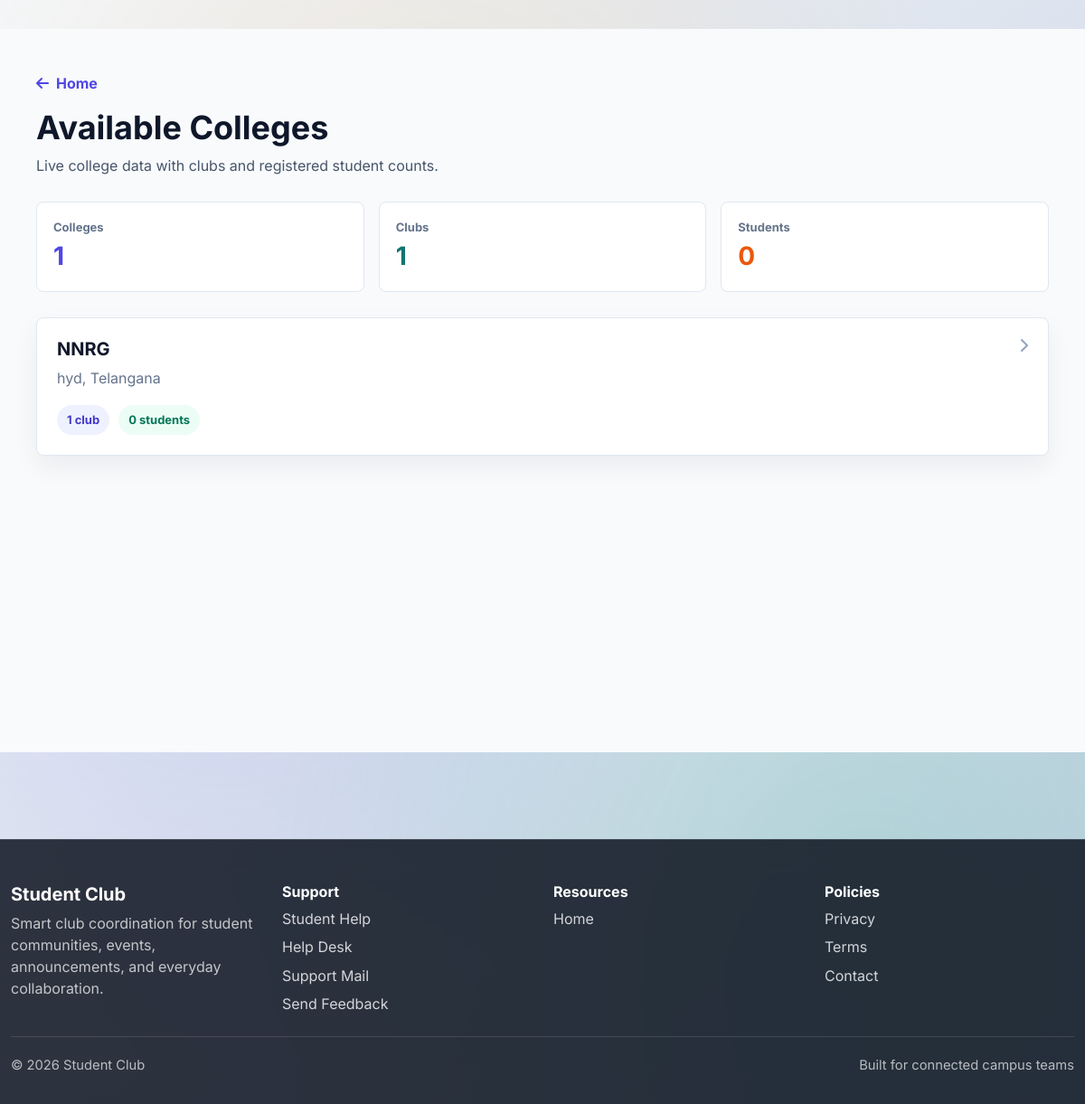
/colleges/, run on an earlier commit of the app's database.
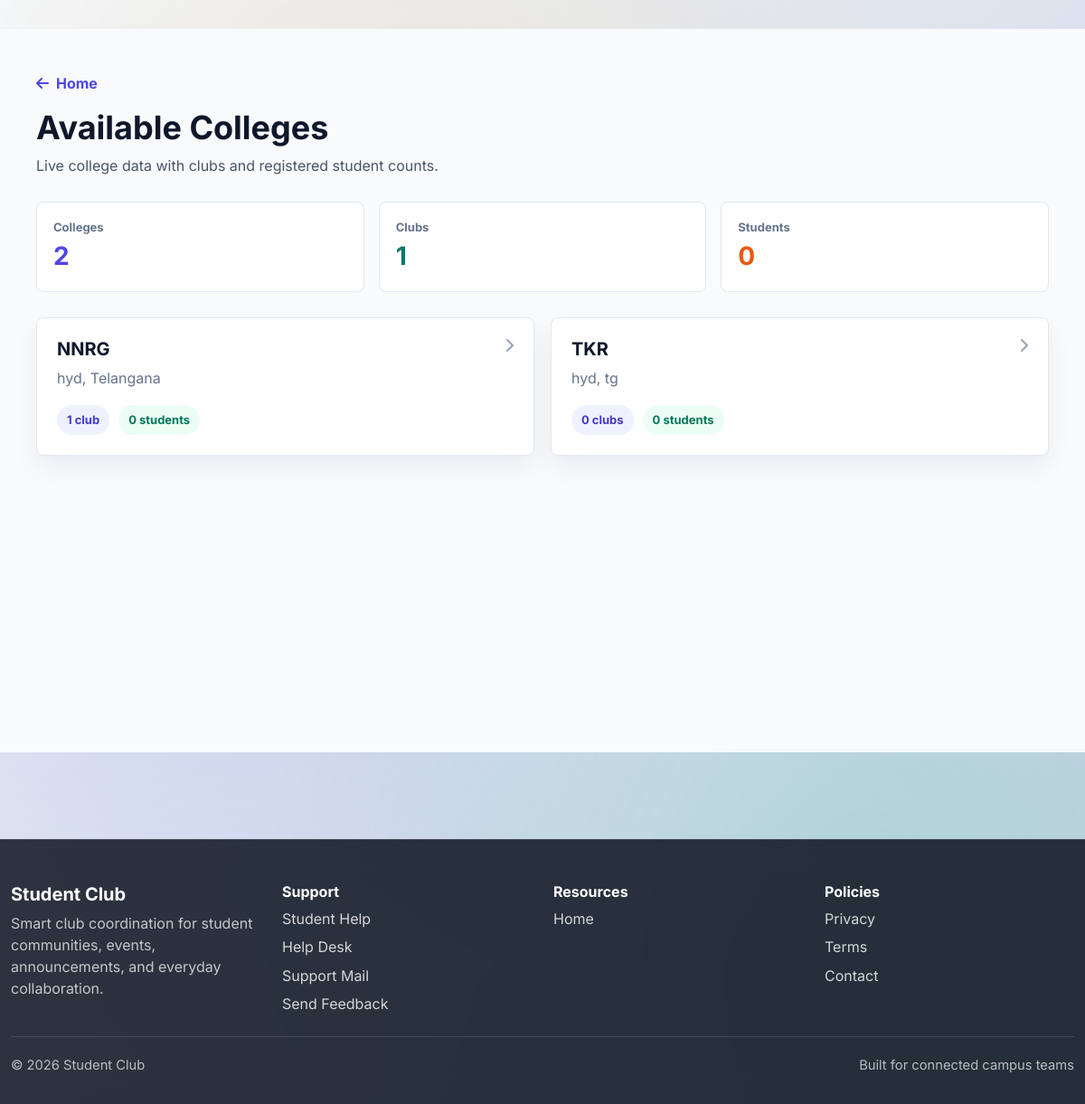
And on a later commit of the database.
### mainpage/models.py (models this page shows, shortened)
class College(models.Model):
    name = models.CharField(max_length=200, unique=True)
    email = models.EmailField(unique=True)
    admin_name = models.CharField(max_length=150)
    phone = models.CharField(max_length=15)
    address = models.TextField()
    city = models.CharField(max_length=100)
    state = models.CharField(max_length=100)
    pincode = models.CharField(max_length=10)
    registration_number = models.CharField(max_length=100, unique=True)
    is_verified = models.BooleanField(default=False)
    created_at = models.DateTimeField(auto_now_add=True)
    updated_at = models.DateTimeField(auto_now=True)
    class Meta:
        ordering = ['name']

### mainpage/views.py (the view)
# urls.py: path('colleges/', public_colleges, name='public_colleges'),
def public_colleges(request):
    colleges = College.objects.annotate(
        club_count=Count('clubs', distinct=True),
        student_count=Count('clubs__students', distinct=True),
    ).order_by('name')
    return render(request, 'mainpage/public_colleges.html', {
        'colleges': colleges,
        'stats': {
            'colleges_count': colleges.count(),
            'clubs_count': Club.objects.count(),
            'students_count': Student.objects.count(),
        },
    })

### mainpage/templates/mainpage/public_colleges.html (shortened to what this page needs)
{% extends 'mainpage/base.html' %}
{% block content %}
<section style="background: #f8fafc; min-height: 100vh; padding: 48px 20px;">
    <div style="max-width: 1120px; margin: 0 auto;">
        <div style="display: flex; justify-content: space-between; align-items: flex-start; gap: 20px; flex-wrap: wrap; margin-bottom: 28px;">
            <div>
                <a href="{% url 'home' %}" style="color: #4f46e5; font-weight: 700; text-decoration: none;">
                    <i class="fas fa-arrow-left me-2"></i>Home
                </a>
                <h1 style="font-size: 36px; color: #0f172a; margin: 16px 0 8px;">Available Colleges</h1>
                <p style="color: #475569; margin: 0;">Live college data with clubs and registered student counts.</p>
            </div>
        </div>
        <div style="display: grid; grid-template-columns: repeat(auto-fit, minmax(180px, 1fr)); gap: 16px; margin-bottom: 28px;">
            <div style="background: white; border: 1px solid #e2e8f0; border-radius: 8px; padding: 18px;">
                <span style="display: block; color: #64748b; font-size: 13px; font-weight: 700;">Colleges</span>
                <strong style="display: block; color: #4f46e5; font-size: 28px;">{{ stats.colleges_count }}</strong>
            </div>
            <div style="background: white; border: 1px solid #e2e8f0; border-radius: 8px; padding: 18px;">
                <span style="display: block; color: #64748b; font-size: 13px; font-weight: 700;">Clubs</span>
                <strong style="display: block; color: #0f766e; font-size: 28px;">{{ stats.clubs_count }}</strong>
            </div>
            <div style="background: white; border: 1px solid #e2e8f0; border-radius: 8px; padding: 18px;">
                <span style="display: block; color: #64748b; font-size: 13px; font-weight: 700;">Students</span>
                <strong style="display: block; color: #ea580c; font-size: 28px;">{{ stats.students_count }}</strong>
            </div>
        </div>
        {% if colleges %}
            <div style="display: grid; grid-template-columns: repeat(auto-fit, minmax(260px, 1fr)); gap: 18px;">
                {% for college in colleges %}
                    <a href="{% url 'public_college_detail' college.id %}" style="display: block; background: white; border: 1px solid #e2e8f0; border-radius: 8px; padding: 22px; text-decoration: none; color: inherit; box-shadow: 0 12px 28px rgba(15, 23, 42, 0.06);">
                        <div style="display: flex; align-items: flex-start; justify-content: space-between; gap: 12px;">
                            <div>
                                <h2 style="font-size: 20px; color: #0f172a; margin: 0 0 8px;">{{ college.name }}</h2>
                                <p style="color: #64748b; margin: 0;">{{ college.city }}, {{ college.state }}</p>
                            </div>
                            <i class="fas fa-chevron-right" style="color: #94a3b8;"></i>
                        </div>
                        <div style="display: flex; gap: 10px; flex-wrap: wrap; margin-top: 18px;">
                            <span style="background: #eef2ff; color: #4338ca; border-radius: 999px; padding: 7px 11px; font-size: 13px; font-weight: 700;">{{ college.club_count }} club{{ college.club_count|pluralize }}</span>
                            <span style="background: #ecfdf5; color: #047857; border-radius: 999px; padding: 7px 11px; font-size: 13px; font-weight: 700;">{{ college.student_count }} student{{ college.student_count|pluralize }}</span>
                        </div>
                    </a>
                {% endfor %}
            </div>
        {% else %}
            <div style="background: white; border: 1px solid #e2e8f0; border-radius: 8px; padding: 32px; text-align: center;">
                <h2 style="color: #0f172a; margin: 0 0 8px;">No colleges registered yet</h2>
                <p style="color: #64748b; margin: 0;">Registered colleges will appear here automatically.</p>
            </div>
        {% endif %}
    </div>
</section>
{% endblock %}

### mainpage/templates/mainpage/base.html (shortened to what this page needs)
{% load static %}
<!DOCTYPE html>
<html lang="en">
<head>
    <link href="https://cdn.jsdelivr.net/npm/bootstrap@5.3.0/dist/css/bootstrap.min.css" rel="stylesheet">
    <link rel="stylesheet" href="https://cdnjs.cloudflare.com/ajax/libs/font-awesome/6.5.1/css/all.min.css">
    <link rel="stylesheet" href="{% static 'css/style.css' %}">
</head>
<body class="{% block body_class %}{% endblock %}" data-user-role="{% if user.is_authenticated and user.student_profile %}student{% elif user.is_authenticated and user.managed_club %}club-admin{% elif user.is_authenticated and user.college_admin %}college-admin{% else %}guest{% endif %}">
    <div class="site-shell">
        <main class="site-main">
            {% block content %}{% endblock %}
        </main>
        <footer class="site-footer">
            <div class="container">
                <div class="footer-grid">
                    <div>
                        <h5>Student Club</h5>
                        <p>Smart club coordination for student communities, events, announcements, and everyday collaboration.</p>
                    </div>
                    <div>
                        <h6>Support</h6>
                        <a href="mailto:studenthelp@gmail.com">Student Help</a>
                        <a href="mailto:help@studentclub.local">Help Desk</a>
                        <a href="mailto:support@studentclub.local">Support Mail</a>
                        <a href="mailto:feedback@studentclub.local">Send Feedback</a>
                    </div>
                    <div>
                        <h6>Resources</h6>
                        <a href="{% url 'home' %}">Home</a>
                    </div>
                    <div>
                        <h6>Policies</h6>
                        <a href="#">Privacy</a>
                        <a href="#">Terms</a>
                        <a href="#">Contact</a>
                    </div>
                </div>
                <div class="footer-bottom">
                    <span>&copy; 2026 Student Club</span>
                    <span>Built for connected campus teams</span>
                </div>
            </div>
        </footer>
    </div>
</body>
</html>

### mainpage/static/css/style.css (style rules this page uses)
:root { --primary: #6366f1; --primary-dark: #4f46e5; --primary-light: #818cf8; --secondary: #10b981; --accent: #f59e0b; --danger: #ef4444; --dark: #1f2937; --light: #f9fafb; --gray-100: #f3f4f6; --gray-200: #e5e7eb; --gray-300: #d1d5db; --gray-400: #9ca3af; --gray-500: #6b7280; --text-primary: #0f172a; --text-secondary: #334155; }
* { margin: 0; padding: 0; box-sizing: border-box; }
html { scroll-behavior: smooth; }
body { font-family: 'Segoe UI', 'Roboto', 'Poppins', sans-serif; color: var(--text-primary); background: linear-gradient(135deg, #f5f7fa 0%, #c3cfe2 100%); min-height: 100vh; position: relative; overflow-x: hidden; }
body::before { content: ''; position: fixed; top: 0; left: 0; right: 0; bottom: 0; background: radial-gradient(circle at 20% 50%, rgba(99, 102, 241, 0.1) 0%, transparent 50%), radial-gradient(circle at 80% 80%, rgba(16, 185, 129, 0.1) 0%, transparent 50%); pointer-events: none; z-index: -1; }
main { padding: 2rem 0; animation: fadeInUp 0.8s ease-out; }
.container { max-width: 1200px; }
h1, h2, h3, h4, h5, h6 { font-weight: 700; color: var(--text-primary); }
h1 { font-size: 2.8rem; line-height: 1.2; margin-bottom: 1.5rem; }
h2 { font-size: 2rem; margin-bottom: 1.2rem; }
footer { background: linear-gradient(135deg, var(--dark) 0%, var(--primary) 100%); color: white; margin-top: 5rem; padding: 3rem 0; border-top: 1px solid rgba(255, 255, 255, 0.1); animation: slideInUp 0.6s ease-out; }
footer p { margin: 0.5rem 0; }
footer a { color: var(--primary-light); text-decoration: none; transition: all 0.3s ease; }
.site-shell { position: relative; min-height: 100vh; }
.site-main { position: relative; z-index: 1; }
body { font-family: 'Inter', 'Segoe UI', 'Roboto', sans-serif; background: linear-gradient(135deg, #f5f7fa 0%, #c3cfe2 100%), url('https://images.unsplash.com/photo-1557821552-17105176677c?auto=format&fit=crop&w=2000&q=80') center/cover fixed; background-attachment: fixed; position: relative; }
body::before { content: ''; position: fixed; top: 0; left: 0; right: 0; bottom: 0; background: radial-gradient(circle at 20% 50%, rgba(99, 102, 241, 0.15) 0%, transparent 50%), radial-gradient(circle at 80% 80%, rgba(16, 185, 129, 0.15) 0%, transparent 50%), radial-gradient(circle at 40% 20%, rgba(245, 158, 11, 0.1) 0%, transparent 50%); pointer-events: none; z-index: -1; }
.site-footer { margin-top: 4rem; padding: 3rem 0 2rem; background: rgba(6, 12, 24, 0.82); backdrop-filter: blur(16px); border-top: 1px solid rgba(255, 255, 255, 0.12); }
.footer-grid { display: grid; grid-template-columns: repeat(auto-fit, minmax(180px, 1fr)); gap: 1.5rem; margin-bottom: 1.5rem; }
.site-footer h5, .site-footer h6, .site-footer p, .site-footer a, .footer-bottom { color: #fff; }
.site-footer p { color: rgba(255, 255, 255, 0.72); margin: 0; }
.site-footer a { display: block; margin-top: 0.45rem; color: rgba(255, 255, 255, 0.8); text-decoration: none; }
.footer-bottom { display: flex; justify-content: space-between; gap: 1rem; padding-top: 1.25rem; border-top: 1px solid rgba(255, 255, 255, 0.12); color: rgba(255, 255, 255, 0.68); font-size: 0.92rem; }

What changed in the data, as far as the page shows it:
added College: name "TKR", city "hyd", state "tg", club_count "0", student_count "0"
Also different on the page:
{{ stats.colleges_count }}: "1" → "2"
